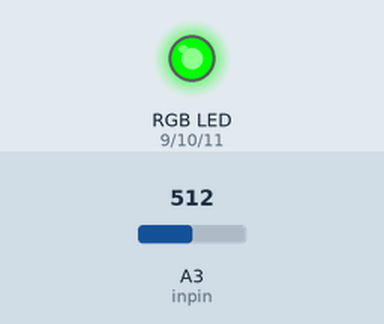
Bench run of a sketch on a simulated Arduino Uno, built with avr-gcc and run on an emulated ATmega328P. Parts: an RGB LED mixed from three pins (HIGH = lit). The test bench sets the inputs (shaded band); at power-on: A3 (inpin) = 512.

Above: at 1.2 s.
1.3 s: A3 (inpin) set to 681
2.8 s: A3 (inpin) set to 713
At 3.6 s:
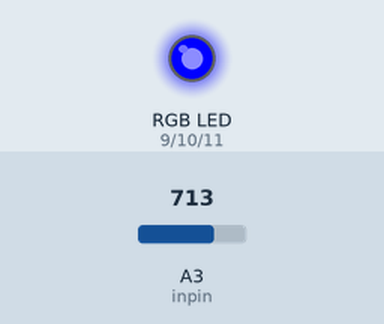
4.3 s: A3 (inpin) set to 240
At 4.8 s:
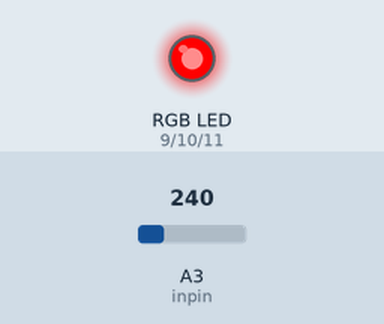
5.8 s: A3 (inpin) set to 261
At 7.0 s:
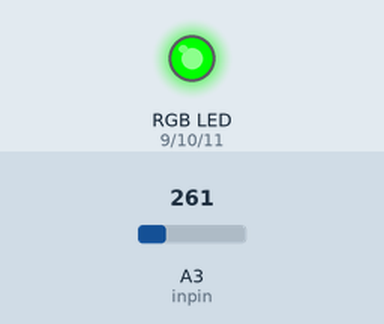
7.3 s: A3 (inpin) set to 122
At 8.3 s:
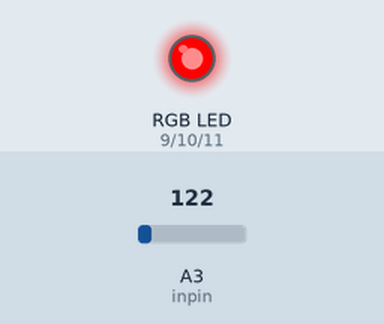
Timing chart, 0 to 9.8 s (numbered marks = the images above; inputs shaded):
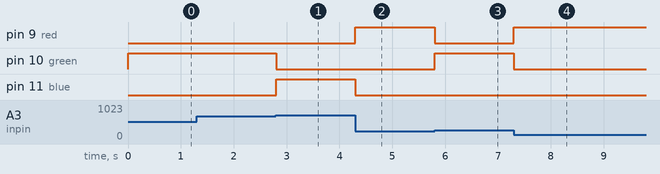

Measured:
- the behaviour switches between 699 and 700 on A3 (inpin) (found by bisection; images 0 and 1)
- the behaviour switches between 249 and 250 on A3 (inpin) (found by bisection; images 2 and 3)
- after the input at 1.3 s, every drawn part: stays the same
- after the input at 2.8 s, pin 10 (green): HIGH → LOW at once; pin 11 (blue): LOW → HIGH at once
- after the input at 4.3 s, pin 9 (red): LOW → HIGH at once; pin 11 (blue): HIGH → LOW at once
- after the input at 5.8 s, pin 9 (red): HIGH → LOW at once; pin 10 (green): LOW → HIGH at once
- after the input at 7.3 s, pin 9 (red): LOW → HIGH at once; pin 10 (green): HIGH → LOW at once

The sketch:

RGB_with_potentiometer_user-guide.ino
```cpp
/*
RGB color change with potentiometer
By teisting the knob of the potentiometer, the RGB led will change color
*/

int red = 9;                 //RGB redpin connected to pin 9
int green = 10;              //RGB greenpin connected to pin 10
int blue = 11;               //RGB bluepin connected to pin 11
int pmval;                   //defining pmval as a variable
int inpin = A3;              //A3 is an analog input

void setup() {
  Serial.begin(9600);
  pinMode(red,OUTPUT);
  pinMode(green,OUTPUT);
  pinMode(blue,OUTPUT);
}

void loop() {
  pmval = analogRead(inpin);  //pmval read inpin value
  if (pmval<250){             //only when pmval value is less than 250 that the red led turns on
  digitalWrite(red,HIGH);
  digitalWrite(green,LOW);
  digitalWrite(blue,LOW);
  }
  else if (pmval<700){        //only when pmval value is in between 250 and 700 the green led turns on
  digitalWrite(green,HIGH);
  digitalWrite(red,LOW);
  digitalWrite(blue,LOW);
  }
  else{                      //only when pmval value is neither less than 250 or 250-700 the blue led turns on
  digitalWrite(blue,HIGH);
  digitalWrite(red,LOW);
  digitalWrite(green,LOW);
  }
}
```
